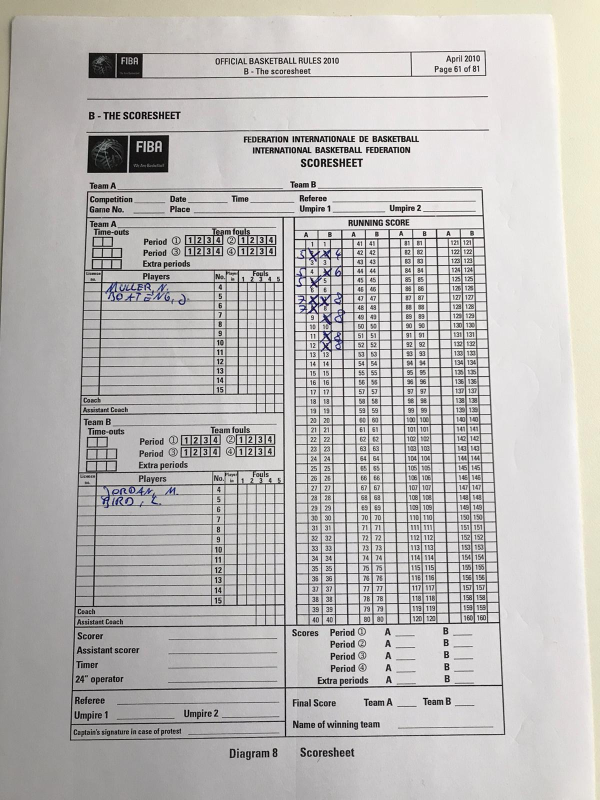
#> input picture Basketball15.jpg, 1200 x 1600 px, given in place of Basketball3.jpg, which was not available (shown at 1/2 size); the run also reads 2 pictures not shown here
$ jupyter execute --allow-errors BasketballScoreGrid.ipynb   (older library calls are emulated)   (text cells are left out)
#> lines starting #> are read from the running program, lines starting #| are printed output that depends on the picture; after the words box and inside, x2 and y2 are one past the last pixel; in counts of white or black regions, pixels touching at a corner belong together; pictures that were not available may be replaced by others from this repository, and a replacement may not be noted
[cell 1]
from skimage import exposure
import numpy as np
import argparse
import cv2
from PIL import Image
import imutils
from matplotlib import pyplot as plt

image = cv2.imread('Basketball3.jpg')
#> image is the input picture: shape (1600, 1200, 3); mean B, G, R 184.5, 186.2, 188.5
ratio = image.shape[0] / 300.0
orig = image.copy()
image = imutils.resize(image, height = 300)
#> image: shape (300, 225, 3)


#convert the image to grayscale, blur it, and find edges
# in the image
gray = cv2.cvtColor(image, cv2.COLOR_BGR2GRAY)
gray = cv2.bilateralFilter(gray, 11, 17, 17)
edged = cv2.Canny(gray, 30, 200)
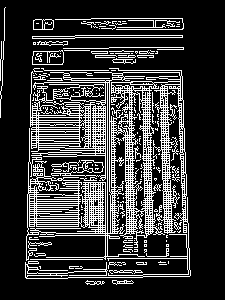
#> edged: shape (300, 225); 21.8% white in thin lines or dots, all inside (x1, y1, x2, y2) = (0, 7, 191, 285)

# find contours in the edged image, keep only the largest
# ones, and initialize our screen contour
cnts = cv2.findContours(edged.copy(), cv2.RETR_TREE, cv2.CHAIN_APPROX_SIMPLE)
#> cnts = 1380 contours, 1288 with area under 20; largest, box (x1, y1, x2, y2) and area: (25, 68, 191, 279) 16630, (131, 93, 148, 212) 1216, (109, 72, 181, 133) 1160, (30, 177, 79, 196) 534, (27, 193, 99, 235) 528
cnts = imutils.grab_contours(cnts)
cnts = sorted(cnts, key = cv2.contourArea, reverse = True)[:10]
#> cnts = 10 contours; largest, box (x1, y1, x2, y2) and area: (25, 68, 191, 279) 16630, (131, 93, 148, 212) 1216, (109, 72, 181, 133) 1160, (30, 177, 79, 196) 534, (27, 193, 99, 235) 528
screenCnt = None

# loop over our contours
for c in cnts:
    # approximate the contour
    peri = cv2.arcLength(c, True)
    approx = cv2.approxPolyDP(c, 0.015 * peri, True)
    # if our approximated contour has four points, then
    # we can assume that we have found our screen
    if len(approx) == 4:
        screenCnt = approx
        break
#> this loop made 5 passes
#> (peri, screenCnt) on pass 5: (406.9, [[27, 194], [29, 226], [98, 228], [29, 234]])

cv2.drawContours(image, [screenCnt], -1, (0, 255, 0), 1)
#> image: shape (300, 225, 3); mean B, G, R 184.1, 186.5, 188.1

# now that we have our screen contour, we need to determine
# the top-left, top-right, bottom-right, and bottom-left
# points so that we can later warp the image -- we'll start
# by reshaping our contour to be our finals and initializing
# our output rectangle in top-left, top-right, bottom-right,
# and bottom-left order
pts = screenCnt.reshape(4, 2)
#> pts = [[27, 194], [29, 226], [98, 228], [29, 234]]
rect = np.zeros((4, 2), dtype = "float32")
# the top-left point has the smallest sum whereas the
# bottom-right has the largest sum
s = pts.sum(axis = 1)
#> s = [221, 255, 326, 263]
rect[0] = pts[np.argmin(s)]
rect[2] = pts[np.argmax(s)]
# compute the difference between the points -- the top-right
# will have the minumum difference and the bottom-left will
# have the maximum difference
diff = np.diff(pts, axis = 1)
#> diff = [167, 197, 130, 205]
rect[1] = pts[np.argmin(diff)]
rect[3] = pts[np.argmax(diff)]
# multiply the rectangle by the original ratio
rect *= ratio

# now that we have our rectangle of points, let's compute
# the width of our new image
(tl, tr, br, bl) = rect
widthA = np.sqrt(((br[0] - bl[0]) ** 2) + ((br[1] - bl[1]) ** 2))
widthB = np.sqrt(((tr[0] - tl[0]) ** 2) + ((tr[1] - tl[1]) ** 2))
# ...and now for the height of our new image
heightA = np.sqrt(((tr[0] - br[0]) ** 2) + ((tr[1] - br[1]) ** 2))
heightB = np.sqrt(((tl[0] - bl[0]) ** 2) + ((tl[1] - bl[1]) ** 2))
# take the maximum of the width and height values to reach
# our final dimensions
maxWidth = max(int(widthA), int(widthB))
maxHeight = max(int(heightA), int(heightB))
# construct our destination points which will be used to
# map the screen to a top-down, "birds eye" view
dst = np.array([
[0, 0],
[maxWidth - 1, 0],
[maxWidth - 1, maxHeight - 1],
[0, maxHeight - 1]], dtype = "float32")
# calculate the perspective transform matrix and warp
# the perspective to grab the screen
M = cv2.getPerspectiveTransform(rect, dst)
warp = cv2.warpPerspective(orig, M, (maxWidth, maxHeight))
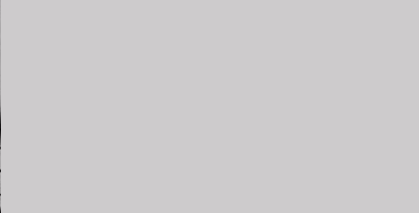
#> warp: shape (213, 419, 3); mean B, G, R 203.9, 202.9, 204.9
cv2.imwrite("warp.jpg", warp)
#> Out = True

[cell 2]
# convert the warped image to grayscale and then adjust
# the intensity of the pixels to have minimum and maximum
# values of 0 and 255, respectively
warp = cv2.cvtColor(warp, cv2.COLOR_BGR2GRAY)
#> warp: shape (213, 419)
warp = exposure.rescale_intensity(warp, out_range = (0, 255))
# the pokemon we want to identify will be in the top-right
# corner of the warped image -- let's crop this region out
(h, w) = warp.shape
(dX, dY) = (int(w * 0.4), int(h * 0.45))
crop = warp[10:dY, w - dX:w - 10]
#> crop: shape (85, 157) float64; every value is 255
# [8 lines of commented-out code are left out]

[cell 3]
#https://docs.opencv.org/master/dd/d49/tutorial_py_contour_features.htmlimport cv2
#https://www.pyimagesearch.com/2014/04/21/building-pokedex-python-finding-game-boy-screen-step-4-6/


import numpy as np
from matplotlib import pyplot as plt

image_root = cv2.imread('Basketball1_new.jpg')
image = image_root.copy()

gray = cv2.cvtColor(image, cv2.COLOR_BGR2GRAY)
#> gray: shape (1600, 1200)
blur = cv2.GaussianBlur(gray, (5,5), 0)
thresh = cv2.adaptiveThreshold(blur,  255, 1, 1, 11, 2)
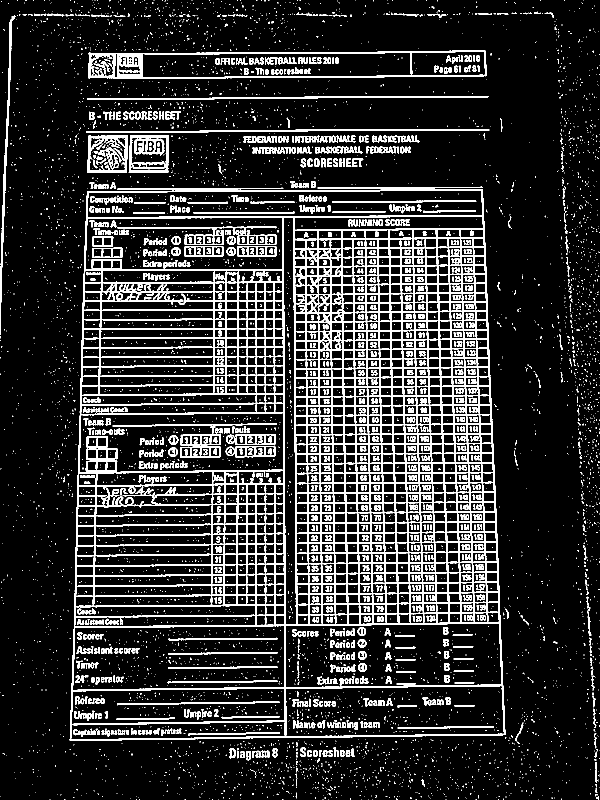
#> thresh: shape (1600, 1200) (shown at 1/2 size); 15.3% white; 6805 white regions (5615 under 20 px)
contours, hierarchy = cv2.findContours(thresh, cv2.RETR_TREE, cv2.CHAIN_APPROX_SIMPLE)
#> contours = 8464 contours, 6271 with area under 20; largest, box (x1, y1, x2, y2) and area: (139, 378, 1011, 1482) 909471, (570, 1246, 1004, 1375) 52743, (145, 1251, 570, 1381) 51940, (158, 825, 568, 946) 44946, (571, 1371, 1009, 1473) 41649

max_area = 0
liste = []
c = 0
for i in contours:
        area = cv2.contourArea(i)
        liste.append(area)
        if area > 100:
                if area > max_area:
                    max_area = area
                    best_cnt = i
                    image = cv2.drawContours(image, contours, c, (0, 255, 0), 1)
        c+=1
#> this loop made 8464 passes
#> (area, max_area) on passes 667, 721, 2302: (115, 115), (182.5, 182.5), (909471, 909471)
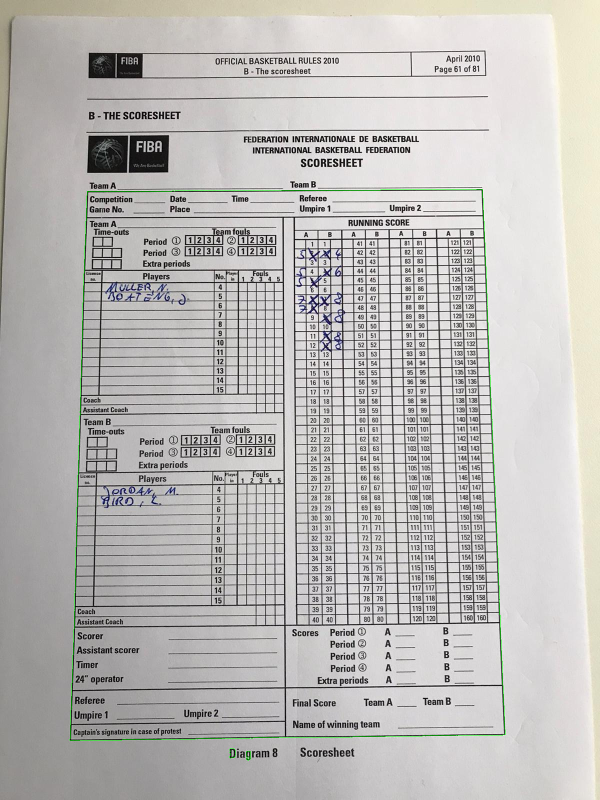
#> image: shape (1600, 1200, 3) (shown at 1/2 size); 0.21% of pixels changed, all inside (x1, y1, x2, y2) = (139, 378, 1011, 1521)
#> after the loop, best_cnt = contour of 252 points, box (x1, y1, x2, y2) (139, 378, 1011, 1482), area 909471; c = 8464; liste = 8464 values, max 909471 at index 2301, min 0 at index 0, mean 226.8; max_area = 909471
print(max_area)
#| 909471.0
mask = np.zeros((gray.shape),np.uint8)
cv2.drawContours(mask,[best_cnt],0,255,-1)
#> mask: shape (1600, 1200); 47.5% white; 1 white region, box (x1, y1, x2, y2) and area: (139, 378, 1011, 1482) 911397
cv2.drawContours(mask,[best_cnt],0,0,2)
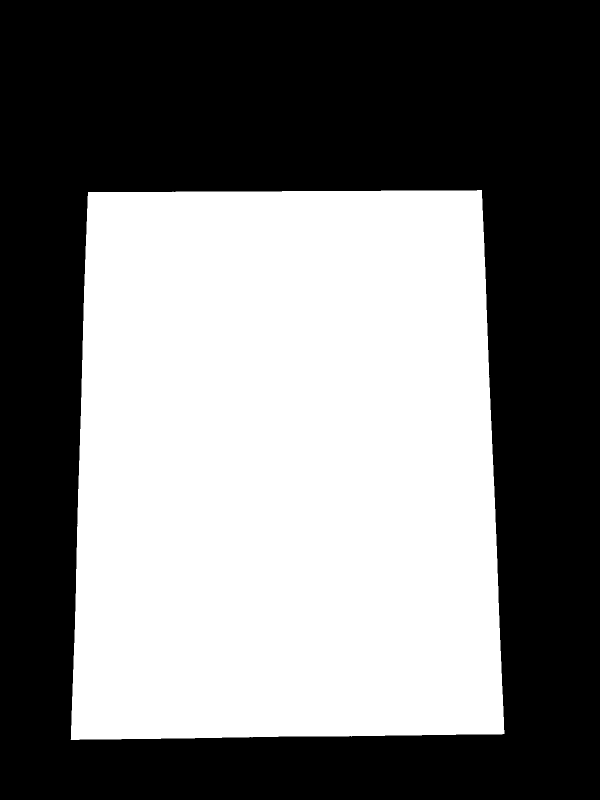
#> mask: shape (1600, 1200) (shown at 1/2 size); 47.1% white; 1 white region, box (x1, y1, x2, y2) and area: (141, 380, 1009, 1480) 903580

out = np.zeros_like(gray)
out[mask == 255] = gray[mask == 255]
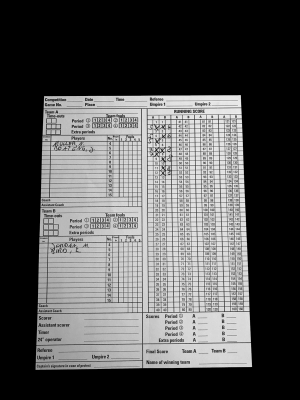
#> out: shape (1600, 1200) (shown at 1/4 size); min 0, max 255, mean 83.7
blur = cv2.GaussianBlur(out, (5,5), 0)
contours, hierarchy = cv2.findContours(thresh, cv2.RETR_TREE, cv2.CHAIN_APPROX_SIMPLE)

c = 0
list2 = []

for i in contours:
        area = cv2.contourArea(i)
        list2.append(area)
        if area >= 100:
            if area > max_area:
                    max_area = area
                    best_cnt = i
                    image = cv2.drawContours(image, contours, c, (0, 255, 0), 1)
            #cv2.drawContours(image, contours, c, (0, 255, 0), 1)
        c+=1
#> this loop made 8464 passes
#> (i, area) on passes 1 to 3: ([[1077, 1599]], 0), ([[891, 1599], [892, 1599]], 0), ([[744, 1599]], 0)
#> after the loop, c = 8464; list2 has the same summary as liste; max_area = 909471

print(sorted(liste)[-20:])
#| [5637.5, 5729.5, 5923.0, 5941.5, 6597.0, 6692.5, 6817.5, 9098.5, 12445.0, 16718.0, 24702.0, 27745.5, 39334.0, 39356.5, 39903.0, 41649.0, 44946.5, 51939.5, 52743.0, 909471.0]
# [5 lines of commented-out code are left out]

cv2.imshow("Final Image", image)
cv2.waitKey(0)
cv2.destroyAllWindows()

[cell 4]
import cv2
import numpy as np
from matplotlib import pyplot as plt

image_root = cv2.imread('Basketball1_new.jpg')
image = image_root.copy()
gray = cv2.cvtColor(image, cv2.COLOR_BGR2GRAY)
blur = cv2.GaussianBlur(gray, (5,5), 0)
thresh = cv2.adaptiveThreshold(blur,  255, 1, 1, 11, 2)
contours, hierarchy = cv2.findContours(thresh, cv2.RETR_TREE, cv2.CHAIN_APPROX_SIMPLE)

max_area = 0
c = 0
for i in contours:
        area = cv2.contourArea(i)
        if area > 1000:
                if area > max_area:
                    max_area = area
                    best_cnt = i
                    image = cv2.drawContours(image, contours, c, (0, 255, 0), 3)
        c+=1
#> this loop made 8464 passes
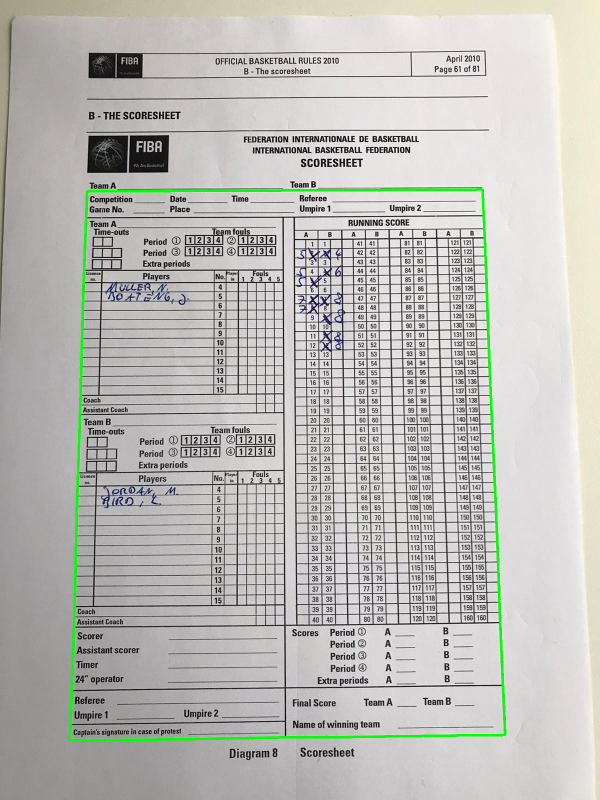
#> image: shape (1600, 1200, 3) (shown at 1/2 size); 1% of pixels changed, all inside (x1, y1, x2, y2) = (137, 376, 1013, 1484)
#> after the loop, c = 8464; max_area = 909471

mask = np.zeros((gray.shape),np.uint8)
cv2.drawContours(mask,[best_cnt],0,255,-1)
cv2.drawContours(mask,[best_cnt],0,0,2)

out = np.zeros_like(gray)
out[mask == 255] = gray[mask == 255]
blur = cv2.GaussianBlur(out, (5,5), 0)
contours, hierarchy = cv2.findContours(thresh, cv2.RETR_TREE, cv2.CHAIN_APPROX_SIMPLE)

c = 0
for i in contours:
        area = cv2.contourArea(i)
        if area > 1000/2:
            cv2.drawContours(image, contours, c, (0, 255, 0), 3)
        c+=1
#> this loop made 8464 passes
#> area on passes 2302, 2303, 2381: 909471, 12445, 27745.5
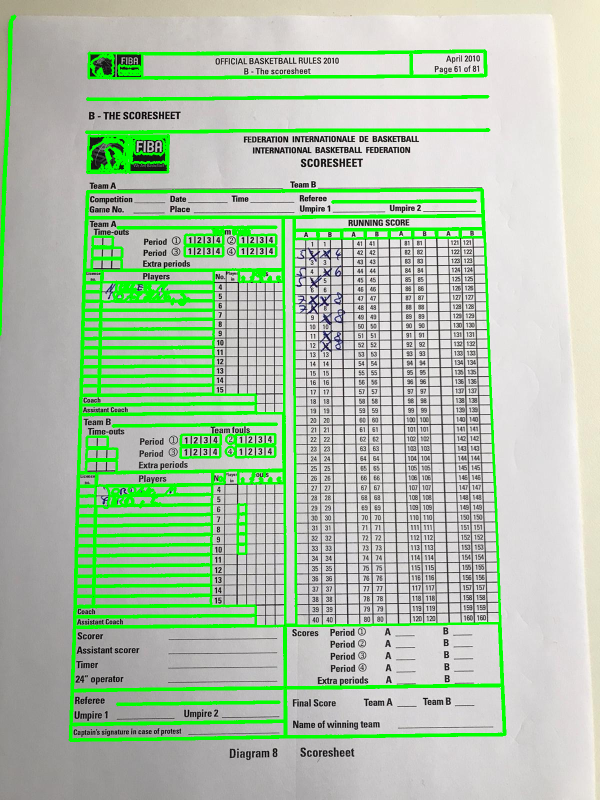
#> image: shape (1600, 1200, 3) (shown at 1/2 size); 9.01% of pixels changed, all inside (x1, y1, x2, y2) = (0, 29, 1008, 1479)
#> after the loop, c = 8464


cv2.imshow("Final Image", image)
cv2.waitKey(0)
cv2.destroyAllWindows()

[cell 5]
import cv2 as cv
import numpy as np
import argparse
import random as rng
rng.seed(12345)
def thresh_callback(val):
#> called with val = 100
    threshold = val
    # Detect edges using Canny
    canny_output = cv.Canny(src_gray, threshold, threshold * 2)
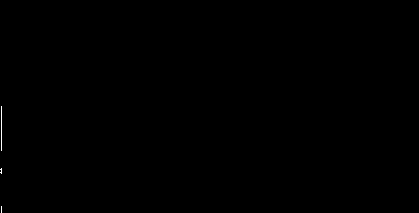
#> canny_output: shape (213, 419); 0.07% white in thin lines or dots, all inside (x1, y1, x2, y2) = (0, 106, 2, 213)
    # Find contours
    contours, hierarchy = cv.findContours(canny_output, cv.RETR_TREE, cv.CHAIN_APPROX_SIMPLE)
#> contours = 3 contours, all with area under 20
    # Find the convex hull object for each contour
    hull_list = []
    for i in range(len(contours)):
        hull = cv.convexHull(contours[i])
        hull_list.append(hull)
#> this loop made 3 passes
#> hull on passes 1 to 3: [[1, 212], [1, 206]], [[1, 173], [0, 172], [0, 169], [1, 168]], [[1, 150], [1, 106]]
#> after the loop, hull_list = 3 contours, all with area under 20
    # Draw contours + hull results
    drawing = np.zeros((canny_output.shape[0], canny_output.shape[1], 3), dtype=np.uint8)
    for i in range(len(contours)):
        color = (rng.randint(0,256), rng.randint(0,256), rng.randint(0,256))
        cv.drawContours(drawing, contours, i, color)
        cv.drawContours(drawing, hull_list, i, color)
#> this loop made 3 passes
#> color on passes 1 to 3: (213, 5, 152), (188, 99, 138), (223, 82, 191)
    # Show in a window
    cv.imshow('Contours', drawing)
# Load source image
image_root = cv.imread('warp.jpg')
src = image_root.copy()
# Convert image to gray and blur it
src_gray = cv.cvtColor(src, cv.COLOR_BGR2GRAY)
src_gray = cv.blur(src_gray, (3,3))
# Create Window
source_window = 'Source'
cv.namedWindow(source_window)
#cv.imshow(source_window, src)
max_thresh = 255
thresh = 100 # initial threshold
#cv.createTrackbar('Canny thresh:', source_window, thresh, max_thresh, thresh_callback)
thresh_callback(thresh)
cv.waitKey()
#> Out = 27

[cell 6]
max_area = -1
for i in range(len(contours)):
    area = cv2.contourArea(contours[i])
    if area>max_area:
        cnt = contours[i]
        max_area = area
#> this loop made 8464 passes
#> (area, max_area) on passes 269, 531, 667, 721, 2302: (26.5, 26.5), (69, 69), (115, 115), (182.5, 182.5), (909471, 909471)
#> after the loop, cnt has the same summary as best_cnt; max_area = 909471
cnt = cv2.approxPolyDP(cnt,0.01*cv2.arcLength(cnt,True),True)
#> cnt = [[964, 378], [174, 382], [140, 1481], [1010, 1469]]
hull = cv2.convexHull(cnt, returnPoints=False)
#> hull = [3, 2, 1, 0]
defects = cv2.convexityDefects(cnt, hull)

cv2.imshow('canny',image)
cv2.waitKey(0)
cv2.destroyAllWindows()

[cell 7]
import cv2
import numpy as np
from matplotlib import pyplot as plt

image_root = cv2.imread('Basketball4.jpg', cv2.IMREAD_GRAYSCALE)
#> image_root: shape (1600, 1200)
image = image_root.copy()
_, mask =   cv2.threshold(image, 120,255, cv2.THRESH_BINARY_INV)
#> mask: shape (1600, 1200); 9.8% white in thin lines or dots, all inside (x1, y1, x2, y2) = (0, 40, 1010, 1520)
kernal = np.ones((2,2),np.uint8)
dilation = cv2.dilate(mask, kernal,iterations=2 )
#> dilation: shape (1600, 1200); 19.8% white; 527 white regions, largest, box (x1, y1, x2, y2) and area: (139, 376, 1012, 1484) 220990, (177, 101, 974, 159) 11173, (236, 454, 555, 515) 7370
erosion = cv2.erode(mask, kernal, iterations=1)
#> erosion: shape (1600, 1200); 4.5% white; 3693 white regions (3007 under 20 px), largest, box (x1, y1, x2, y2) and area: (141, 382, 1010, 1481) 25997, (175, 272, 256, 346) 5586, (178, 106, 399, 157) 5003
opening = cv2.morphologyEx(mask,cv2.MORPH_OPEN, kernal)
#> opening: shape (1600, 1200); 8.1% white; 3159 white regions (2052 under 20 px), largest, box (x1, y1, x2, y2) and area: (141, 381, 1011, 1482) 48667, (175, 272, 257, 347) 5864, (178, 106, 400, 158) 5538
closing = cv2.morphologyEx(mask,cv2.MORPH_CLOSE, kernal)
#> closing: shape (1600, 1200); 10% white; 1030 white regions (222 under 20 px), largest, box (x1, y1, x2, y2) and area: (140, 380, 1011, 1483) 98667, (178, 102, 973, 158) 7631, (175, 272, 257, 347) 5935
mg = cv2.morphologyEx(mask, cv2.MORPH_GRADIENT, kernal)
#> mg: shape (1600, 1200); 10.4% white in thin lines or dots, all inside (x1, y1, x2, y2) = (0, 40, 1011, 1521)
th = cv2.morphologyEx(mask,cv2.MORPH_TOPHAT, kernal)
#> th: shape (1600, 1200); 4.8% white in thin lines or dots, all inside (x1, y1, x2, y2) = (0, 40, 1009, 1519)

titles = ['image','mask','dilation','erosion','opening','closing','mg','th']

images = [image, mask, dilation, erosion, opening, closing, mg, th]

for i in range(8):
    plt.subplot(2,4,i+1), plt.imshow(images[i], 'gray')
    plt.title(titles[i])
    plt.xticks([]), plt.yticks([])

[cell 8]
import cv2
import numpy as np
from matplotlib import pyplot as plt

image_root = cv2.imread('Basketball1_new.jpg')
image2 = cv2.cvtColor(image_root, cv2.COLOR_BGR2RGB)
# homogeneous filter -- each output pixel is its mean of its kernel neighboors -- all pixel contribute with equal weight

kernel = np.ones ((2,2), np.float32)/4
dst = cv2.filter2D(image2, -1 , kernal)
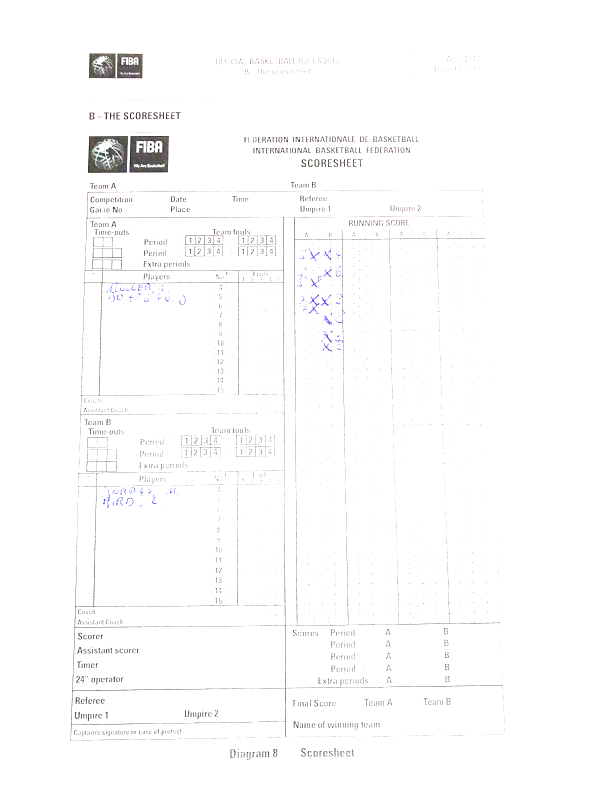
#> dst: shape (1600, 1200, 3) (shown at 1/2 size); mean R, G, B 251.9, 251.7, 251.9
blur = cv2.blur(image2, (5,5))
#> blur: shape (1600, 1200, 3)
gblur = cv2.GaussianBlur(image2,(5,5),0)
#> (the rest of the program and of its run is left out)
